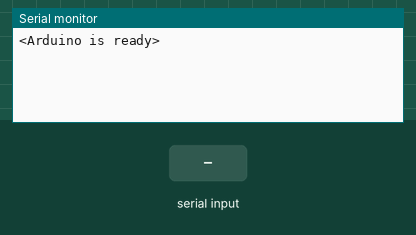
Simulated run of this sketch. Board: Arduino Uno, built with avr-gcc and run on an emulated ATmega328P. Parts: the last lines printed to the serial monitor. The test bench sets the inputs (shaded band).

Above: at 1.2 s.
1.3 s: "1\n" received over Serial
At 2.2 s:
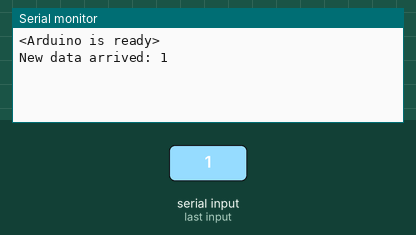
2.8 s: "0\n" received over Serial
At 3.3 s:
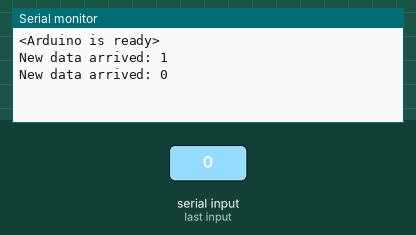
4.3 s: "2\n" received over Serial
At 5.7 s:
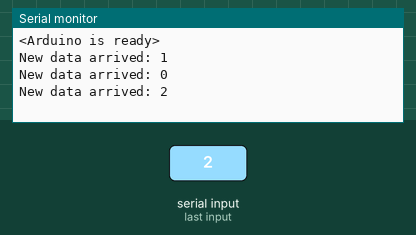

Measured:
- after the input at 1.3 s, the serial monitor: prints a new line at once (image 1)
- after the input at 2.8 s, the serial monitor: prints a new line at once (image 2)
- after the input at 4.3 s, the serial monitor: prints a new line at once (image 3)

The sketch:

serial_multiple_chars.ino
```cpp
/* Receive serial message with an end marker */

const byte numChars = 32;
char receivedChars[numChars];
bool newData = false;

void setup() {
  // put your setup code here, to run once:
  Serial.begin(9600);
  Serial.println("<Arduino is ready>");
}

void loop() {
  // put your main code here, to run repeatedly:
  receiveWithEndMarker();
  showNewData();
}

void receiveWithEndMarker(void)
{
  static byte idx = 0;
  char endMarker = '\n';
  char receivedChar;

  while (Serial.available() > 0 && newData == false)
  {
    receivedChar = Serial.read();

    if (receivedChar != endMarker)
    {
      receivedChars[idx] = receivedChar;
      idx++;
      if (idx >= numChars)
      {
        idx = numChars - 1;
      }
    }
    else
    {
      receivedChars[idx] = '\0'; /* terminate the string */
      idx = 0;
      newData = true;
    }
  }
}

void showNewData(void)
{
  if (newData == true)
  {
    Serial.print("New data arrived: ");
    Serial.println(receivedChars);
    newData = false;
  }
}
```
